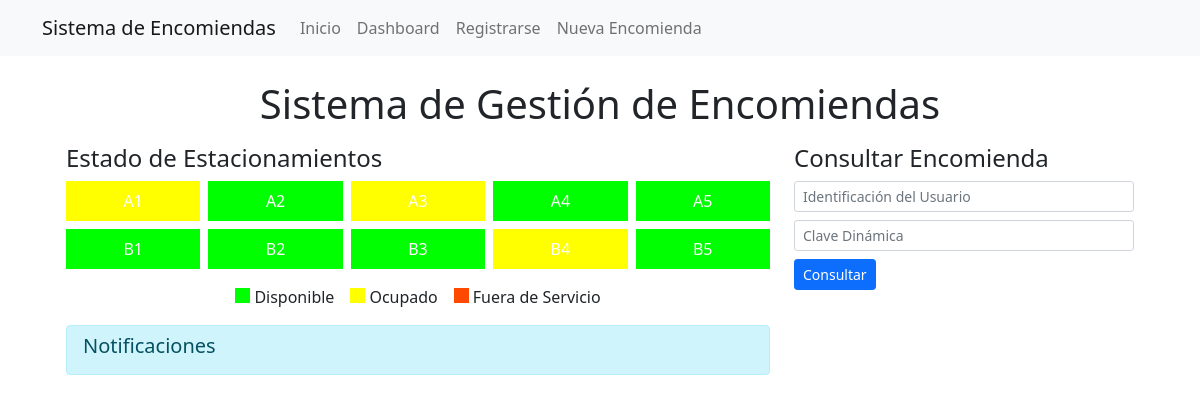
Before: / with the older database file.
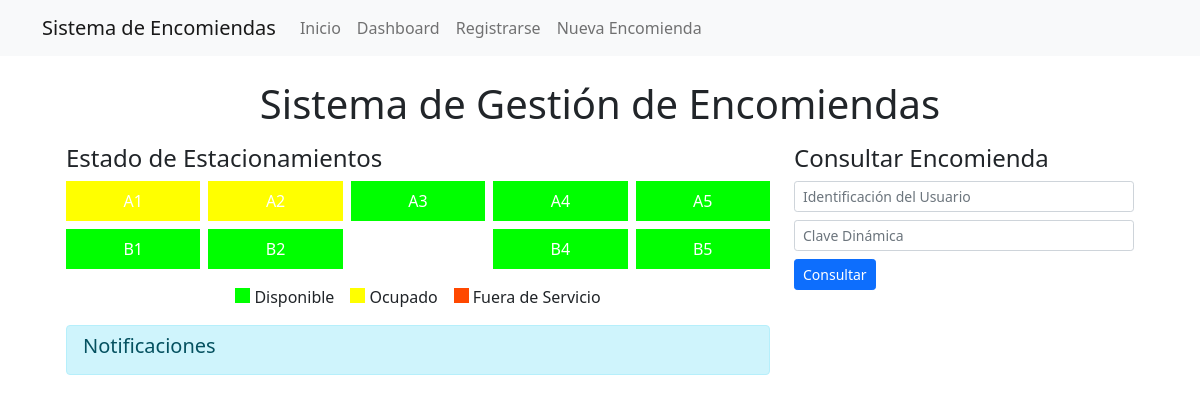
After: the same page with the newer database file.
### tables this page shows
CREATE TABLE garajes (
    id TEXT PRIMARY KEY,
    estado TEXT NOT NULL
);

### app.py (the view)
@app.route('/')
def index():
    conn = get_db_connection()
    estacionamientos = conn.execute('SELECT * FROM garajes').fetchall()
    conn.close()
    return render_template('index.html', estacionamientos=estacionamientos)

### app.py (called while the page is built)
def get_db_connection():
    conn = sqlite3.connect('database.db')
    conn.row_factory = sqlite3.Row
    return conn

### templates/index.html (shortened to what this page needs)
{% extends "base.html" %}
{% block content %}
<div class="container-fluid px-4">
    <h1 class="text-center my-3">Sistema de Gestión de Encomiendas</h1>
    <div class="row">
        <div class="col-md-8">
            <h2 class="h4 mb-2">Estado de Estacionamientos</h2>
            <div id="estacionamientos" class="row row-cols-5 g-2 mb-3">
                {% for estacionamiento in estacionamientos %}
                <div class="col">
                    <div class="estacionamiento {{ estacionamiento.estado }} p-2 text-center text-white">
                        {{ estacionamiento.id }}
                    </div>
                </div>
                {% endfor %}
            </div>
            <div class="d-flex justify-content-center mb-3">
                <div class="me-3"><div class="estacionamiento disponible d-inline-block me-1" style="width: 15px; height: 15px;"></div>Disponible</div>
                <div class="me-3"><div class="estacionamiento ocupado d-inline-block me-1" style="width: 15px; height: 15px;"></div>Ocupado</div>
                <div><div class="estacionamiento fuera-de-servicio d-inline-block me-1" style="width: 15px; height: 15px;"></div>Fuera de Servicio</div>
            </div>
            <div id="notificaciones" class="alert alert-info py-2 px-3 mb-3">
                <h4 class="h5 mb-2">Notificaciones</h4>
            </div>
        </div>
        <div class="col-md-4">
            <h3 class="h4 mb-2">Consultar Encomienda</h3>
            <form id="consultaForm" class="mb-3">
                <div class="mb-2">
                    <input type="text" class="form-control form-control-sm" name="identificacion" placeholder="Identificación del Usuario" required>
                </div>
                <div class="mb-2">
                    <input type="text" class="form-control form-control-sm" name="clave_dinamica" placeholder="Clave Dinámica" required>
                </div>
                <button type="submit" class="btn btn-primary btn-sm">Consultar</button>
            </form>
        </div>
    </div>
</div>
{% endblock %}

Changed rows visible on the page:
no longer on this page (row edited): garajes: id "B3"
changed garajes "A2": estado "disponible" → "ocupado" (drawn)
changed garajes "A3": estado "ocupado" → "disponible" (drawn)
changed garajes "B4": estado "ocupado" → "disponible" (drawn)
